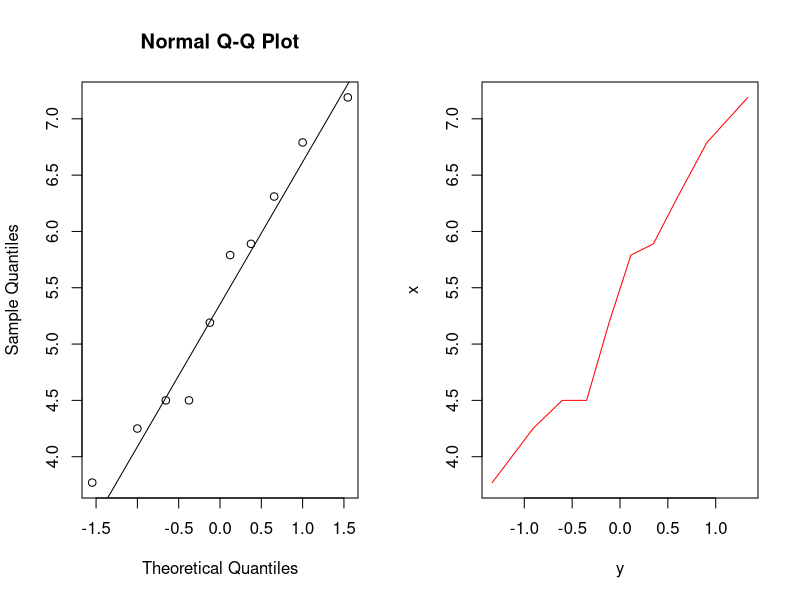
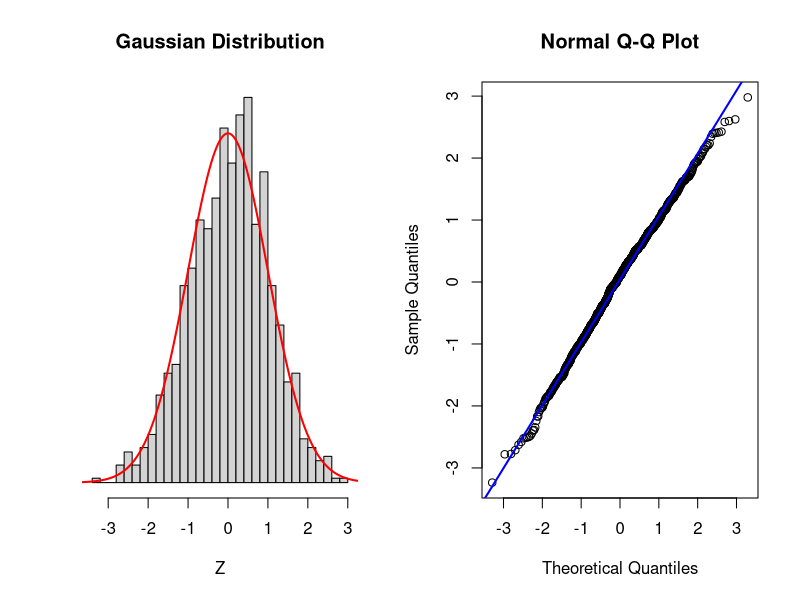

Here is the R script that generated these plots, in order:
library(plyr)
library(tidyverse)

# http://seankross.com/2016/02/29/A-Q-Q-Plot-Dissection-Kit.html
#https://stackoverflow.com/questions/2564258/plot-two-graphs-in-same-plot-in-r

par(mfrow = c(1, 2))

#distribution="norm",
qnorm.quantile <- function(x, ndx) {
  return(qnorm((1.0/(length(x)+1)*ndx))) # distribution="norm"))
}

x <- c(-15, 1, 5, 4, 2, 9, 0, -3.28,  -3, 4, 7, 12, 8, -1.5, 2.8, -0.5, 19.33)
x <- c(7.19, 6.31, 5.89, 4.5, 3.77, 4.25, 5.19, 4.5, 5.79, 6.79)
#x

#x <- c(1.71, 1.78, 2.36, 1.95, 2.59, 1.76, 2.05, 1.52, 1.87, 1.89)

x <- sort(x)

x

qqnorm(x)
qqline(x)


#h <- hist(x,ylim=c(0,5), breaks=20)



#text(h$mids,h$counts,labels=h$counts, adj=c(0.5, -0.5))


summaryStats <- summary(x)
summaryStats


#qnorm((1.0/length(x))*1)
y <- x
for (ndx in 1:length(x)){
  y[ndx] <- qnorm.quantile(x, ndx)
  print(paste( x[ndx], "  z =  " , qnorm.quantile(x, ndx)))
}


plot(y, x,,type="l",col="red")


#lines(x,y2,col="green")


####################################################

par(mfrow = c(1, 2))

# normal_density are the y-values for the normal curve
# zs are the x-values for the normal curve
n <- 1000
normal_density <- dnorm(seq(-4, 4, 0.01))
zs <- seq(-4, 4, 0.01)

# Add some spice to the default histogram function
hist_ <- function(x, ...){
  hist(x, breaks = 30, xlab = "Z", ylab = "",  yaxt='n', freq = FALSE, ...)
  lines(zs, normal_density, type = "l", col = "red", lwd = 2)
}

# Gaussian Normal
# rnorm() generates random numbers from a normal distribution
# gaussian_rv is the dataset that will be compared to the Gaussian distribution
gaussian_rv <- rnorm(n)

# Draw the histogram
hist_(gaussian_rv, main = "Gaussian Distribution")

# Draw the Q-Q plot
qqnorm(gaussian_rv)
qqline(gaussian_rv, col = "blue", lwd = 2)